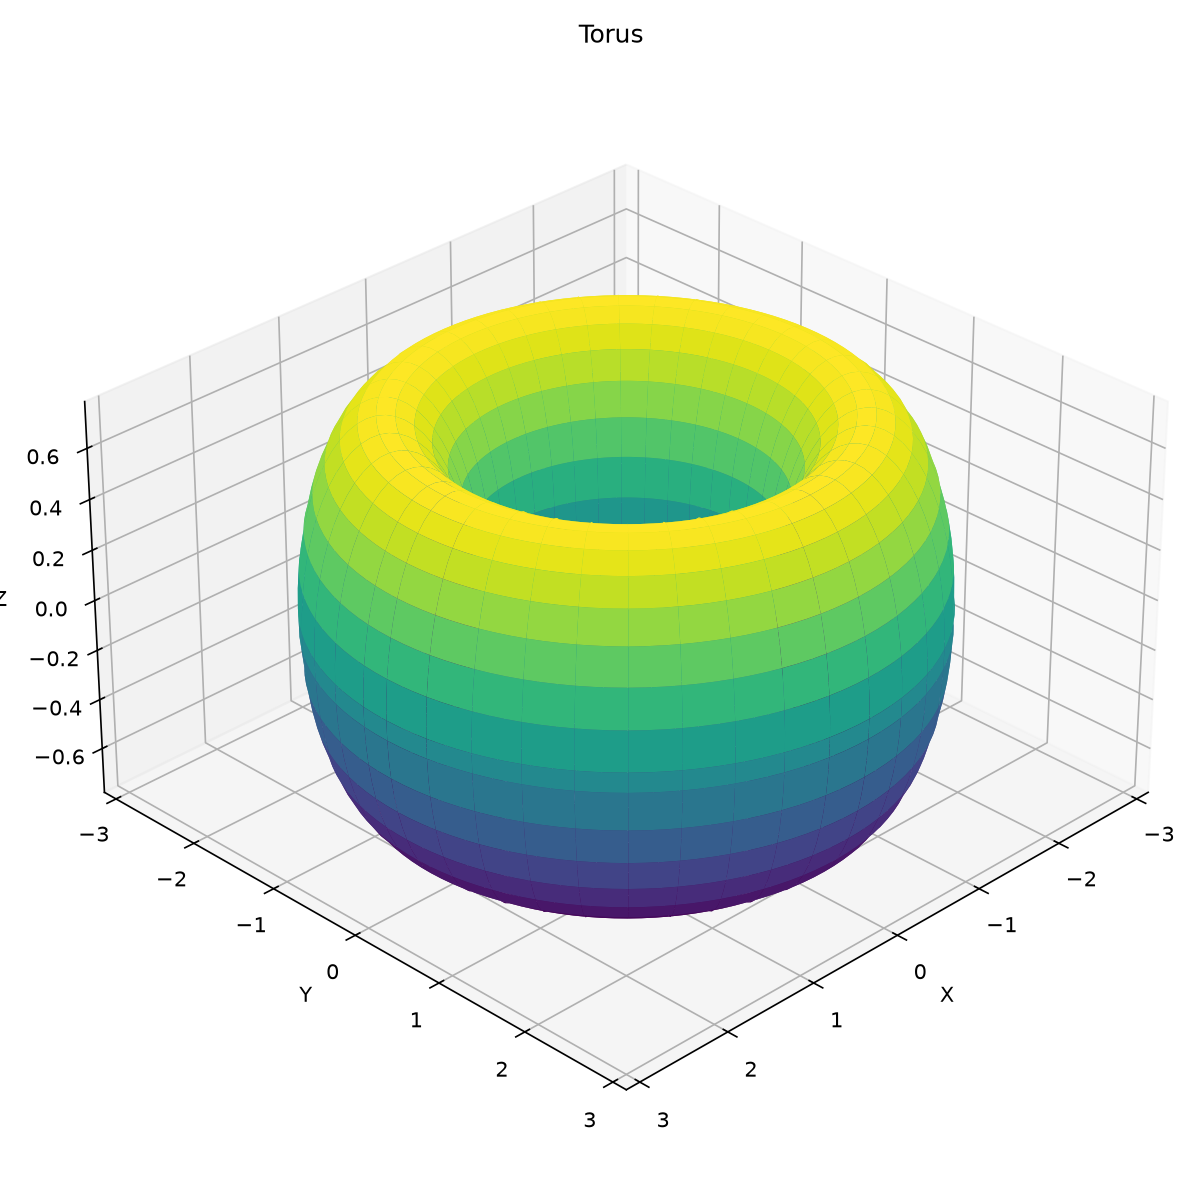

Python code for this plot:
import matplotlib.pyplot as plt
import numpy as np


def main():
    major_radius = 2.0
    minor_radius = 0.75

    u = np.linspace(0, 2 * np.pi, 120)
    v = np.linspace(0, 2 * np.pi, 60)
    u, v = np.meshgrid(u, v)

    x = (major_radius + minor_radius * np.cos(v)) * np.cos(u)
    y = (major_radius + minor_radius * np.cos(v)) * np.sin(u)
    z = minor_radius * np.sin(v)

    fig = plt.figure(figsize=(8, 8))
    ax = fig.add_subplot(111, projection="3d")
    ax.plot_surface(
        x,
        y,
        z,
        cmap="viridis",
        edgecolor="none",
        antialiased=True,
    )
    ax.set_title("Torus")
    ax.set_xlabel("X")
    ax.set_ylabel("Y")
    ax.set_zlabel("Z")
    ax.set_box_aspect((1, 1, 0.6))
    ax.view_init(elev=30, azim=45)

    plt.tight_layout()
    fig.savefig("torus.png", dpi=150)
    plt.show()


if __name__ == "__main__":
    main()
